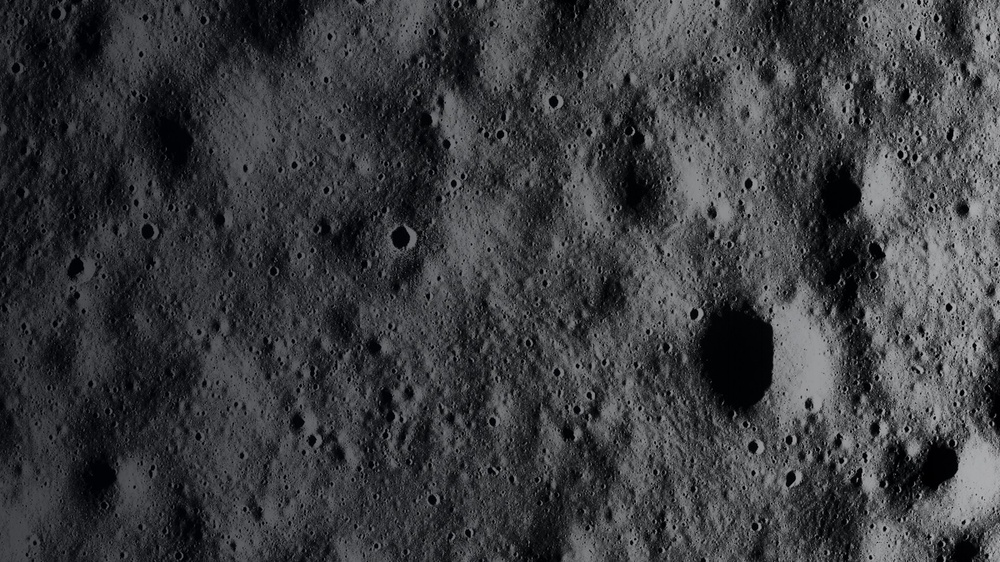
#> input picture presentation/assets/ohrc_hero.jpg, 1000 x 562 px, shrunk from 1920 x 1080 before the run; its folder holds only this picture in this run
$ python -i signal_estimation.py   (imports and definitions only)
#> lines starting #> are read from the running program, lines starting #| are printed output that depends on the picture
"""LunaPSR -- local signal estimation (Phase 5).

Separates the image into three conceptual scales so the adaptive enhancer can
treat them differently:

    slow illumination      -> low-frequency, smooth component
    medium-scale structure -> local geology / albedo features
    high-frequency residual-> sensor-noise-dominated detail

The robust local signal estimate is the DN level that feeds the Phase 4B noise
model (``core.analysis.ohrc_noise_model``), because shot/read/quantization
noise depends on the *local* signal level, not on a single global value.

Assumptions (documented, not derived)
-------------------------------------
1. Illumination (lighting geometry, limb gradient, vignetting-like falloff)
   varies on scales larger than ``illumination_sigma`` pixels, so a Gaussian
   low-pass is a reasonable slowly-varying estimate.
2. The local median over ``local_window`` pixels is a robust estimate of the
   underlying signal: it is nearly insensitive to Poisson outliers and single
   hot pixels (median of an odd-sized window tolerates up to ~half the samples
   being outliers), unlike the mean.
3. The high-frequency residual ``data - robust_local`` is dominated by sensor
   noise plus sub-window texture.  It is treated as a noise-dominated residual;
   it is never automatically interpreted as geological structure.

None of these components is claimed to be a physical measurement: they are
*derived estimates* used to make enhancement adaptive.
"""

from __future__ import annotations

from dataclasses import dataclass
from typing import Optional

import numpy as np
from scipy.ndimage import gaussian_filter, median_filter

__all__ = [
    "SignalEstimationParams",
    "LocalSignalComponents",
    "estimate_local_signal",
]

_ODD = (3, 5, 7, 9, 11, 15, 21, 31, 45)


def _nearest_odd(value: int) -> int:
    value = int(value)
    return min((odd for odd in _ODD if odd >= value), default=value if value % 2 else value + 1)


@dataclass(frozen=True)
class SignalEstimationParams:
    """Configurable parameters for local signal estimation.

    ``local_window`` -- odd window (px) for the robust local median.
    ``illumination_sigma`` -- Gaussian sigma (px) for the slowly-varying
        illumination estimate.
    ``use_median`` -- use median (default) instead of a trimmed mean as the
        robust local representation.
    """

    local_window: int = 9
    illumination_sigma: float = 9.0
    use_median: bool = True

    def __post_init__(self) -> None:
        if self.local_window < 3:
            raise ValueError("local_window must be >= 3")
        if self.illumination_sigma <= 0.0:
            raise ValueError("illumination_sigma must be > 0")


@dataclass
class LocalSignalComponents:
    """Separated signal scales (all same shape as input, float32).

    ``signal`` is the robust local signal level (DN) used by the noise model.
    ``illumination``  -- slowly-varying component (low-frequency).
    ``structure``     -- medium-scale structure = signal - illumination.
    ``residual``      -- high-frequency residual = data - signal.
    """

    signal: np.ndarray
    illumination: np.ndarray
    structure: np.ndarray
    residual: np.ndarray
    valid: np.ndarray
    params: SignalEstimationParams

    def to_dict(self) -> dict:
        return {
            "local_window": self.params.local_window,
            "illumination_sigma": self.params.illumination_sigma,
            "use_median": self.params.use_median,
            "valid_fraction": float(self.valid.mean()) if self.valid.size else 0.0,
        }


def _fill_invalid(arr: np.ndarray, valid: np.ndarray) -> np.ndarray:
    out = np.asarray(arr, dtype=np.float32).copy()
    if valid.all():
        return out
    fill = float(np.median(out[valid])) if valid.any() else 0.0
    out[~valid] = fill
    return out


def estimate_local_signal(
    data: np.ndarray,
    params: Optional[SignalEstimationParams] = None,
    mask: Optional[np.ndarray] = None,
) -> LocalSignalComponents:
    """Estimate the three separated signal components of a 2-D scientific array.

    ``data`` is expected to be DN counts (float or int).  The input array is
    never modified.  Invalid pixels (NaN/Inf or ``mask == False``) are excluded
    from filtering and flagged in ``components.valid``; the returned components
    carry NaN at invalid positions.

    ``signal`` = robust local median (or, if ``use_median`` is False, the local
    mean) over ``local_window``.  ``illumination`` = Gaussian low-pass with
    ``illumination_sigma`` applied to the robust signal.  ``structure`` and
    ``residual`` follow by subtraction.
    """
    p = params or SignalEstimationParams()
    a = np.asarray(data)
    if a.ndim != 2:
        raise ValueError(f"estimate_local_signal expects a 2-D array, got {a.shape}")

    valid = np.isfinite(a)
#> valid: shape (562, 1000) bool; every value is 1
    if mask is not None:
        m = np.asarray(mask, dtype=bool)
        if m.shape != a.shape:
            raise ValueError("mask shape does not match data shape")
        valid &= m
    if not valid.any():
        raise ValueError("No valid pixels available for local signal estimation.")

    filled = _fill_invalid(a, valid)
    window = _nearest_odd(p.local_window)

    if p.use_median:
        signal = median_filter(filled, size=window, mode="nearest").astype(np.float32)
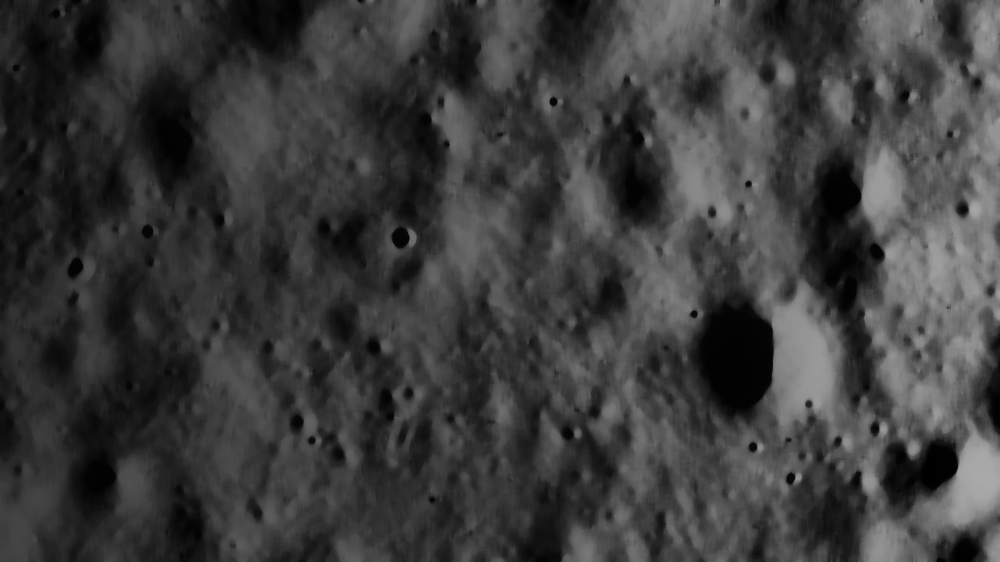
#> signal: shape (562, 1000) float32; min 0, max 170, mean 60.2
    else:
        # local mean (box filter); kept for comparison / ablation
        from scipy.ndimage import uniform_filter

        signal = uniform_filter(filled, size=window, mode="nearest").astype(np.float32)

    illumination = gaussian_filter(
        signal, sigma=float(p.illumination_sigma), mode="nearest"
    ).astype(np.float32)
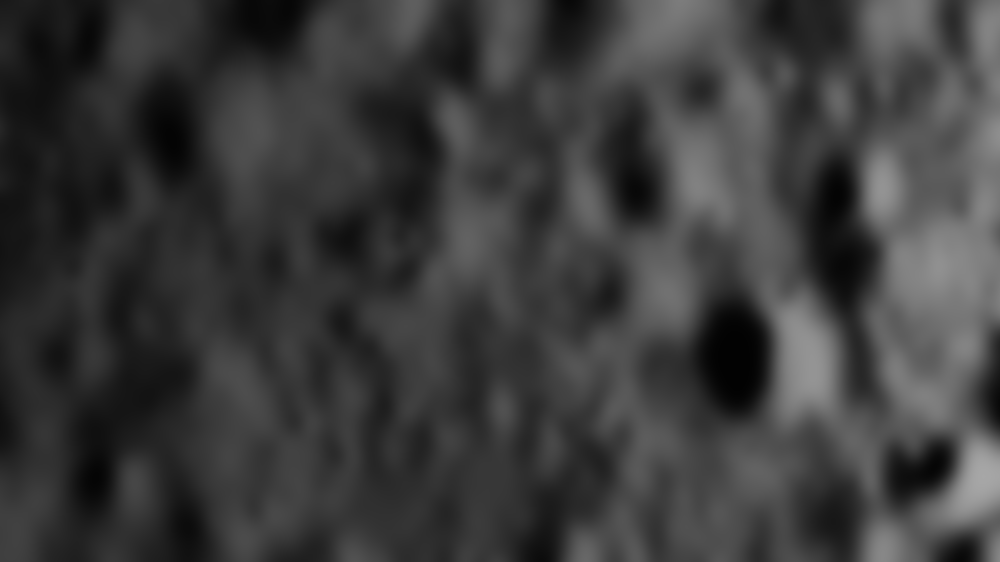
#> illumination: shape (562, 1000) float32; min 2.03, max 167.1, mean 60.2
    structure = signal - illumination
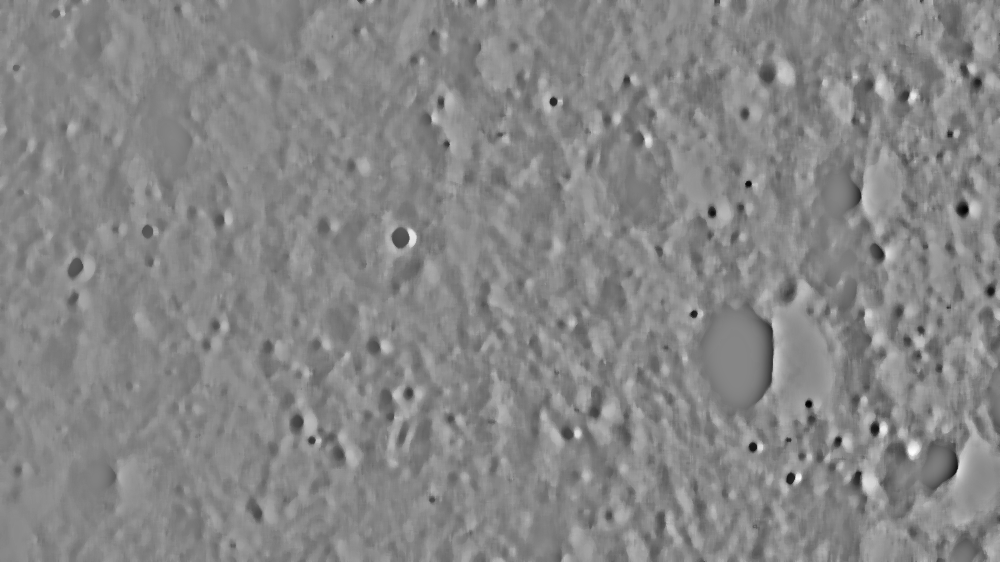
#> structure: shape (562, 1000) float32; min -89.46, max 79.74, mean 0; drawn with min black and max white
    residual = filled - signal
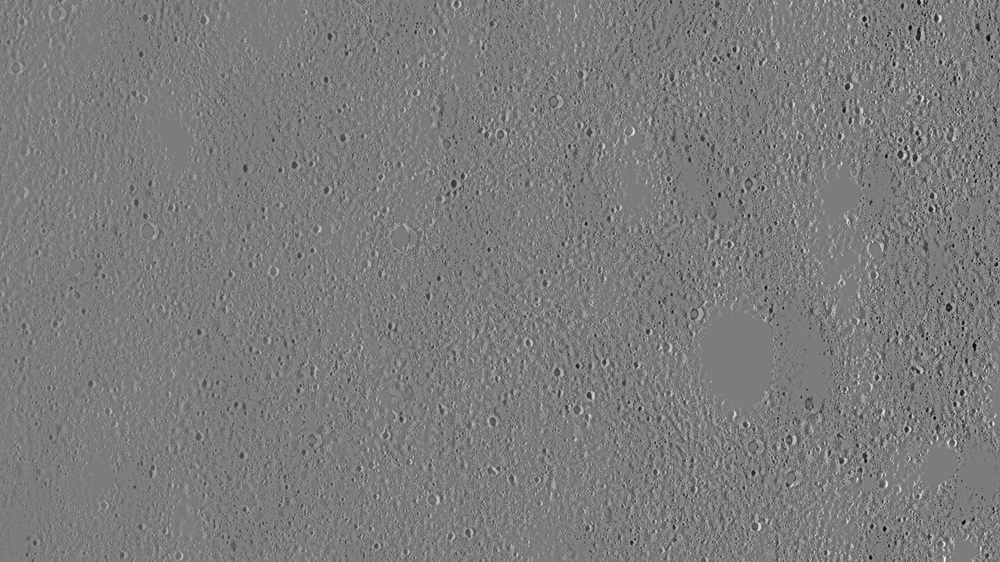
#> residual: shape (562, 1000) float32; min -148, max 155, mean -0.1; drawn with min black and max white

    out_valid = np.full(a.shape, True, dtype=bool)
    if not valid.all():
        out_valid = valid

    return LocalSignalComponents(
        signal=np.where(out_valid, signal, np.nan),
        illumination=np.where(out_valid, illumination, np.nan),
        structure=np.where(out_valid, structure, np.nan),
        residual=np.where(out_valid, residual, np.nan),
        valid=out_valid,
        params=p,
    )

>>> import cv2
>>> picture = cv2.imread('../../presentation/assets/ohrc_hero.jpg', cv2.IMREAD_GRAYSCALE)
>>> result = estimate_local_signal(picture)
